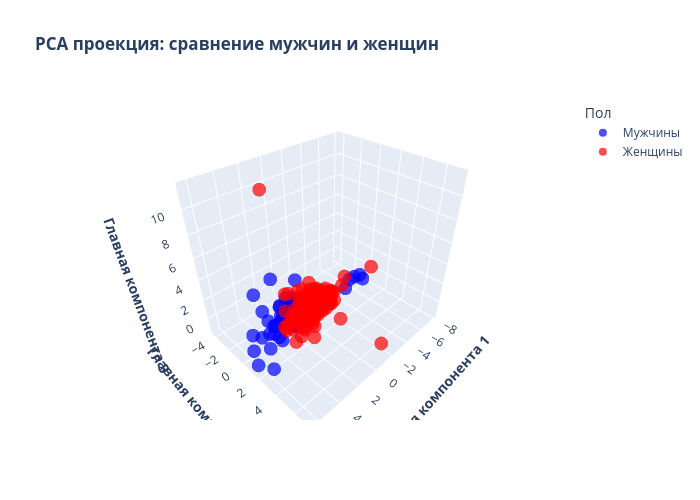

The cell this chart's notebook holds for it:
### Code cell
concat_data = pd.concat([data_male, data_female], axis=0)
gender_labels = ['Мужчины'] * len(data_male) + ['Женщины'] * len(data_female)

scaler = StandardScaler()
concat_data_scaled = scaler.fit_transform(concat_data)


pca_female = PCA(n_components=3)
concat_data_transformed = pca_female.fit_transform(concat_data_scaled)
print(f"Объясненная дисперсия по компонентам: {pca_female.explained_variance_ratio_}")
print(f"Объясненная диспресия: {sum(pca_female.explained_variance_ratio_)}")

df_plot = pd.DataFrame({
    'PC1': concat_data_transformed[:, 0],
    'PC2': concat_data_transformed[:, 1],
    'PC3': concat_data_transformed[:, 2],
    'Пол': gender_labels 
})


fig = px.scatter_3d(
    df_plot,
    x='PC1',
    y='PC2',
    z='PC3',
    color='Пол',  
    height= 500,
    width= 700,
    title="<b>PCA проекция: сравнение мужчин и женщин</b>",
    labels={
        'PC1': '<b>Главная компонента 1</b>',
        'PC2': '<b>Главная компонента 2</b>',
        'PC3': '<b>Главная компонента 3</b>'
    },
    opacity=0.7,
    color_discrete_map={'Мужчины': 'blue', 'Женщины': 'red'} 
)
fig.show()

### Figure 1 — Plotly figure (JSON) as saved in the notebook; plotly's stock layout.template omitted (floating-point values rounded to 4 significant figures; data arrays with more than 128 entries replaced by an {"elided": "..."} marker saying what was removed)
{"data": [{"hovertemplate": "Пол=Мужчины<br><b>Главная компонента 1</b>=%{x}<br><b>Главная компонента 2</b>=%{y}<br><b>Главная компонента 3</b>=%{z}<extra></extra>", "legendgroup": "Мужчины", "marker": {"color": "blue", "opacity": 0.7, "symbol": "circle"}, "mode": "markers", "name": "Мужчины", "scene": "scene", "showlegend": true, "type": "scatter3d", "x": [1.952, 3.333, 2.308, 4.037, 0.5991, -0.07488, -0.2149, 1.34, 5.463, 0.3694, 3.592, 0.7461, 1.778, -0.2628, 1.777, 0.4359, 3.11, 0.3745, 0.8803, 2.634, 1.729, 0.4572, 1.683, 1.39, 1.917, 0.1472, 0.5976, 0.989, 6.281, 1.509, -0.3718, -0.7376, 0.985, 1.146, 0.9909, 0.9402, 0.2976, 1.605, 1.133, 2.448, 2.025, 1.809, 1.789, 4.511, 2.87, 1.95, 0.9093, 3.362, 3.172, 1.347, 1.177, 1.519, 1.921, -2.269, 1.407, 0.01481, 1.358, -5.285, 0.5409, 1.956, 2.83, 1.045, 4.945, -5.902, -6.372, -5.914, -4.258, 3.44, 6.313, 1.382, 1.751, 3.618, 1.299, 5.891, 0.1157, -0.2623, -0.5981, -1.654, 2.454, 0.2884, 3.636, 1.895, 1.037, -0.7745], "y": [-1.342, -1.166, -1.729, -1.71, -0.9727, -0.3807, -2.383, -1.214, -0.2157, -0.4561, -0.7286, -0.7403, -1.241, -1.593, 0.3812, -0.5714, -0.4746, -0.7701, -1.123, -0.2191, -0.6608, -1.045, -0.3311, -0.787, 0.56, -0.6347, -1.784, -0.458, 3.358, -0.8064, -0.4839, -0.9804, -0.2135, -0.7851, -0.5911, -0.5981, -1.356, -1.098, -1.057, -0.7323, -0.6209, -1.491, -0.6087, 0.528, -0.1428, -0.08304, -1.199, -0.3886, -0.3328, -1.372, -0.1981, -0.9346, -1.323, -4.299, -0.01237, -0.1629, 0.1773, -0.005905, 0.6994, -0.332, -0.5244, -1.611, 0.225, 0.03422, 0.29, 1.026, 0.4338, 0.3663, 1.389, -0.3305, 0.2138, -0.06661, -0.1628, 0.3187, -1.564, -0.9701, -0.8096, -0.4291, -3.252, -0.8734, 1.001, -0.01775, -1.008, -0.8899], "z": [0.3271, -0.2183, 3.252, 2.662, 0.3228, 0.2223, -0.5375, -0.2894, 0.3773, 0.1179, -1.19, -0.2979, -0.8013, -0.5294, -0.7254, -0.4573, -0.3755, -0.55, -0.1231, 0.1547, -1.059, -0.2674, -0.6007, -0.7257, -0.5652, -0.692, -0.1948, -0.08943, 0.2936, -0.1362, -0.6127, 0.1282, -0.3265, -0.6336, -0.3063, -0.4774, -0.6557, -0.9968, -0.5408, -0.9326, -0.4283, 0.2996, -0.1653, -1.257, 0.01318, -0.3352, -0.6181, -0.2198, -0.2387, -0.4969, -0.6262, -0.4001, -0.6652, -0.8034, -0.3094, -0.1431, -0.2545, 0.003287, -0.08577, -0.7436, -0.647, 0.5891, 0.08265, -0.00907, 0.1109, 0.3136, -0.218, -0.8821, -0.9731, -0.4628, -0.4345, -0.703, -0.6041, -0.6046, -0.02362, -0.3816, -0.1218, -0.2417, -1.119, -0.6523, -0.619, -0.9015, -0.6642, -0.07483]}, {"hovertemplate": "Пол=Женщины<br><b>Главная компонента 1</b>=%{x}<br><b>Главная компонента 2</b>=%{y}<br><b>Главная компонента 3</b>=%{z}<extra></extra>", "legendgroup": "Женщины", "marker": {"color": "red", "opacity": 0.7, "symbol": "circle"}, "mode": "markers", "name": "Женщины", "scene": "scene", "showlegend": true, "type": "scatter3d", "x": {"elided": "206 float values"}, "y": {"elided": "206 float values"}, "z": {"elided": "206 float values"}}], "layout": {"height": 500, "legend": {"title": {"text": "Пол"}, "tracegroupgap": 0}, "scene": {"domain": {"x": [0, 1], "y": [0, 1]}, "xaxis": {"title": {"text": "<b>Главная компонента 1</b>"}}, "yaxis": {"title": {"text": "<b>Главная компонента 2</b>"}}, "zaxis": {"title": {"text": "<b>Главная компонента 3</b>"}}}, "title": {"text": "<b>PCA проекция: сравнение мужчин и женщин</b>"}, "width": 700}}
